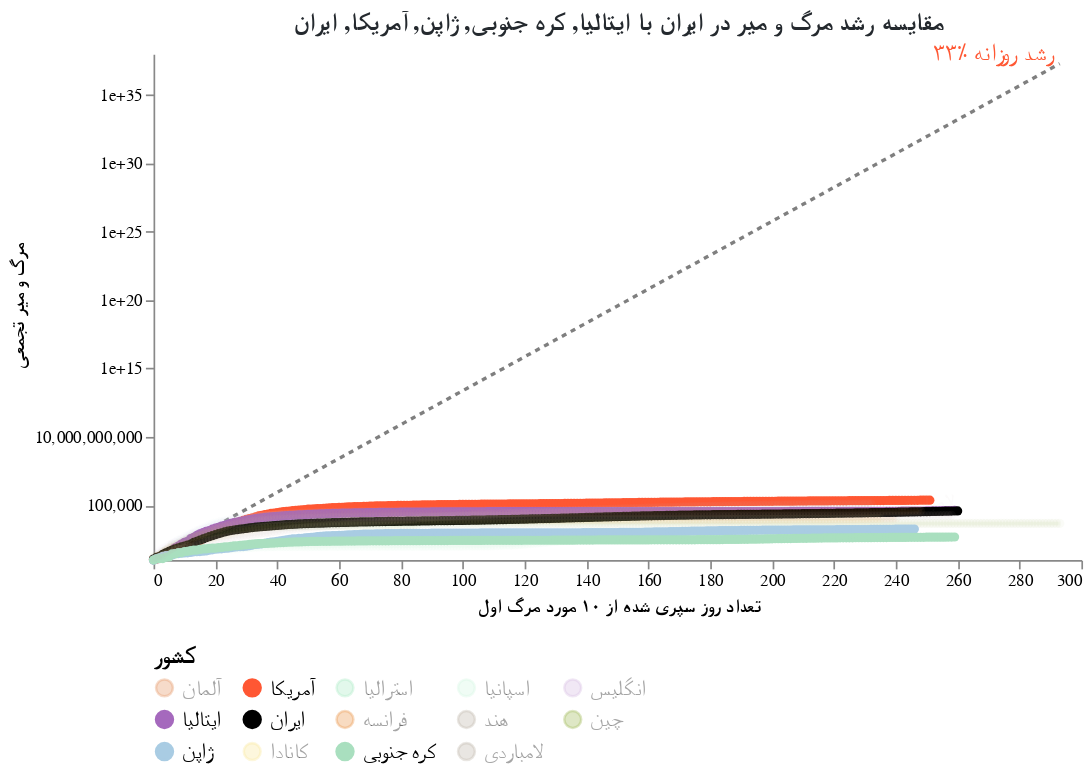

Here is the notebook cell this chart was saved with:
### Code cell
#hide_input
chart = make_since_chart()
chart

### Figure 1 — Vega-Lite specification as saved in the notebook (floating-point values rounded to 4 significant figures; data arrays with more than 128 entries replaced by an {"elided": "..."} marker saying what was removed)
{"config": {"view": {"continuousWidth": 400, "continuousHeight": 300, "strokeOpacity": 0}, "axis": {"grid": false}, "title": {"color": "#24292e", "font": "Tahoma", "fontSize": 15}}, "layer": [{"mark": {"type": "line", "color": "black", "opacity": 0.5, "strokeDash": [3, 3]}, "encoding": {"x": {"type": "quantitative", "field": "Days since 10th death"}, "y": {"type": "quantitative", "field": "Confirmed Cases"}}}, {"mark": {"type": "text", "align": "right", "color": "#FF5733", "dy": -6, "fontSize": 14, "text": "۳۳٪ رشد روزانه"}, "encoding": {"x": {"type": "quantitative", "field": "Days since 10th death"}, "y": {"type": "quantitative", "field": "Confirmed Cases"}}, "transform": [{"filter": "(datum['Days since 10th death'] >= 293)"}]}, {"data": {"name": "data-637a0e84d1201977978557de8b08400b"}, "mark": {"type": "line", "point": true}, "encoding": {"color": {"type": "nominal", "field": "Country", "legend": {"columns": 5, "labelFont": "Tahoma", "labelFontSize": 13, "orient": "bottom", "symbolLimit": 100, "title": "کشور", "titleFont": "Tahoma", "titleFontSize": 14}, "scale": {"domain": ["آلمان", "آمریکا", "استرالیا", "اسپانیا", "انگلیس", "ایتالیا", "ایران", "فرانسه", "هند", "چین", "ژاپن", "کانادا", "کره جنوبی", "لامباردی"], "range": ["#E59866", "#FF5733", "#ABEBC6", "#D5F5E3", "#D7BDE2", "#A569BD", "black", "#EB984E", "#C1B7AD", "#A1BA59", "#A9CCE3", "#F9E79F", "#A9DFBF", "#C1B7AD"]}}, "opacity": {"condition": {"value": 1, "selection": "selector001"}, "value": 0.05}, "tooltip": [{"type": "nominal", "field": "Country"}, {"type": "temporal", "field": "Date"}, {"type": "quantitative", "field": "Confirmed Cases"}, {"type": "quantitative", "field": "Days since 10th death"}], "x": {"type": "quantitative", "axis": {"title": "تعداد روز سپری شده از ۱۰ مورد مرگ اول", "titleFont": "Tahoma"}, "field": "Days since 10th death"}, "y": {"type": "quantitative", "axis": {"title": "مرگ و میر تجمعی", "titleFont": "Tahoma"}, "field": "Confirmed Cases", "scale": {"type": "log"}}}, "selection": {"selector001": {"type": "multi", "fields": ["Country"], "bind": "legend", "init": [{"Country": "ایتالیا"}, {"Country": "کره جنوبی"}, {"Country": "ژاپن"}, {"Country": "آمریکا"}, {"Country": "ایران"}]}}, "width": 550}, {"data": {"name": "data-637a0e84d1201977978557de8b08400b"}, "mark": {"type": "text", "align": "right", "dy": -8, "fontWeight": "bold"}, "encoding": {"color": {"type": "nominal", "field": "Country", "legend": {"columns": 5, "labelFont": "Tahoma", "labelFontSize": 13, "orient": "bottom", "symbolLimit": 100, "title": "کشور", "titleFont": "Tahoma", "titleFontSize": 14}, "scale": {"domain": ["آلمان", "آمریکا", "استرالیا", "اسپانیا", "انگلیس", "ایتالیا", "ایران", "فرانسه", "هند", "چین", "ژاپن", "کانادا", "کره جنوبی", "لامباردی"], "range": ["#E59866", "#FF5733", "#ABEBC6", "#D5F5E3", "#D7BDE2", "#A569BD", "black", "#EB984E", "#C1B7AD", "#A1BA59", "#A9CCE3", "#F9E79F", "#A9DFBF", "#C1B7AD"]}}, "opacity": {"condition": {"value": 1, "selection": "selector001"}, "value": 0.05}, "text": {"type": "nominal", "field": "Country"}, "tooltip": [{"type": "nominal", "field": "Country"}, {"type": "temporal", "field": "Date"}, {"type": "quantitative", "field": "Confirmed Cases"}, {"type": "quantitative", "field": "Days since 10th death"}], "x": {"type": "quantitative", "axis": {"title": "تعداد روز سپری شده از ۱۰ مورد مرگ اول", "titleFont": "Tahoma"}, "field": "Days since 10th death"}, "y": {"type": "quantitative", "axis": {"title": "مرگ و میر تجمعی", "titleFont": "Tahoma"}, "field": "Confirmed Cases", "scale": {"type": "log"}}}, "transform": [{"filter": "(datum['Date'] >= 1605052800000)"}], "width": 550}], "data": {"name": "data-63c691b50981ee5a55fb584d5f7a203e"}, "title": "مقایسه رشد مرگ و میر در ایران با ایتالیا, کره جنوبی, ژاپن, آمریکا, ایران", "$schema": "https://vega.github.io/schema/vega-lite/v4.8.1.json", "datasets": {"data-63c691b50981ee5a55fb584d5f7a203e": {"elided": "294 records"}, "data-637a0e84d1201977978557de8b08400b": {"elided": "3514 records"}}}
